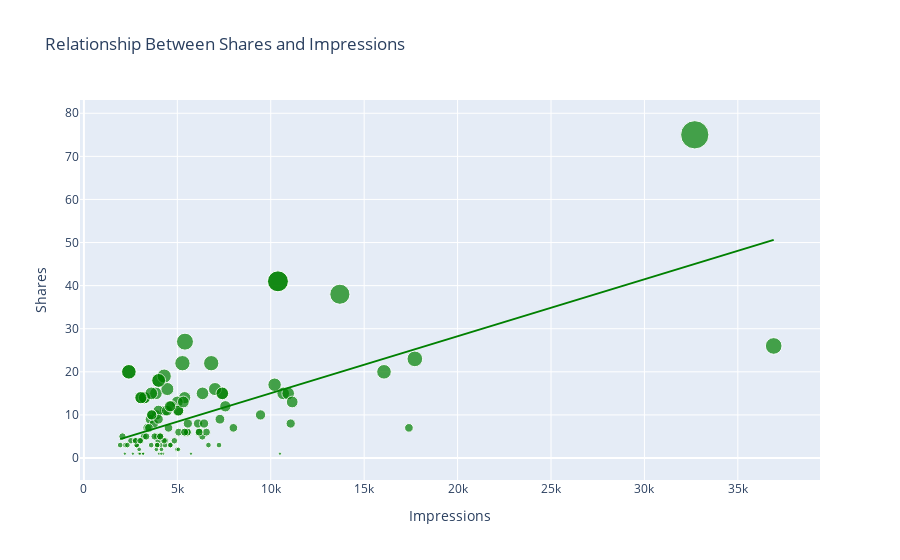

Write notebook code for a chart like this one.
### Code cell
# Let’s have a look at the relationship between the total profile visits and the number of followers gained from all profile visits:
figure = px.scatter(data_frame = data, x=data["Profile Visits"],
                    y=data["Follows"], size="Follows", trendline="ols", 
                    title = "Relationship Between Profile Visits and Followers Gained")
#fig.update_traces(marker=dict(color="chocolate"))
fig.show()
